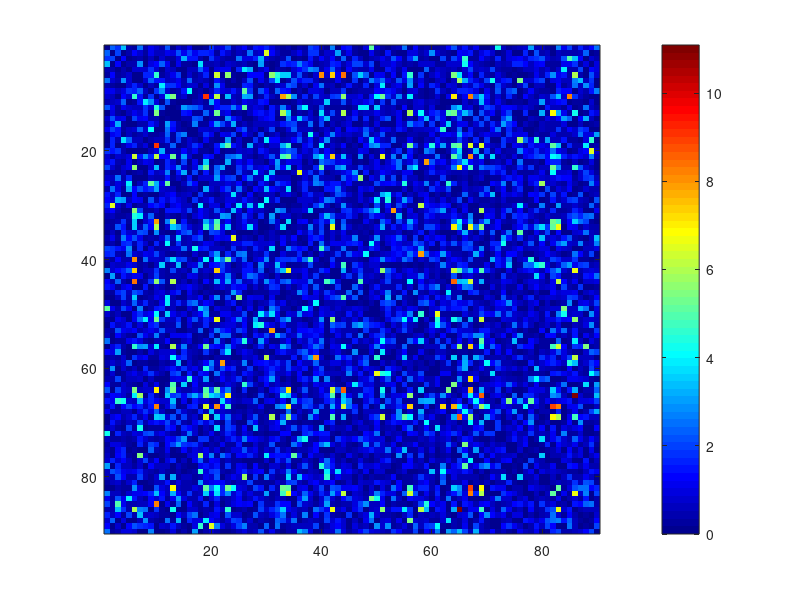

Reproduce this figure in MATLAB. (Note: this script raises an error after producing the figure.)
%% Generate a test graph
% Define two adjacency matrices
Z90_2 = eye(90);
Z90_1 = Z90_2;

% Set the size of the cluster
cluster_size = 20;

% Add a cluster to the adjacency matrix
Z90_1(1:cluster_size, 1:cluster_size) = ones(cluster_size);

% Compute the difference between the two matrices
diff_matrix = Z90_1 - Z90_2;

% Get the indices of the non-zero and zero entries in the difference matrix
a1 = find(squareform(diff_matrix) == 1);
a0 = find(squareform(diff_matrix) == 0);

% Generate a random weight matrix with higher weights for the cluster edges
Wt = zeros(4005, 30);
Wt(a0,:) = sqrt(5) * randn(4005 - (cluster_size^2 - cluster_size) / 2, 30);
Wt(a1,:) = sqrt(5) * randn((cluster_size^2 - cluster_size) / 2, 30) + 1;

% Generate another random weight matrix
Wt2 = randn(4005, 30);

% Perform a t-test between the two weight matrices to obtain a p-value matrix
[h1, p1] = ttest(Wt', Wt2');

% Transform the p-value matrix into a weighted adjacency matrix
ar = randperm(90);
W1 = squareform(-log(p1));
W1 = W1(ar, ar);
nlogp = squareform(W1);

%% Subnetwork detection
% Visualize the weighted adjacency matrix
figure;
imagesc(W1);
colorbar;
colormap("jet");
snapnow

% Perform parameter tuning to find the optimal cut and lambda values
[lambda_out, cut_out] = param_tuning(W1);

% Perform SICERS clustering using the optimal cut and lambda values
[CIDA, W_SICERS, Clist] = SICERS_final(W1, cut_out, lambda_out, 20);

% Visualize the SICERS clustering results
figure;
imagesc(W_SICERS);
colorbar;
colormap("jet");
snapnow
